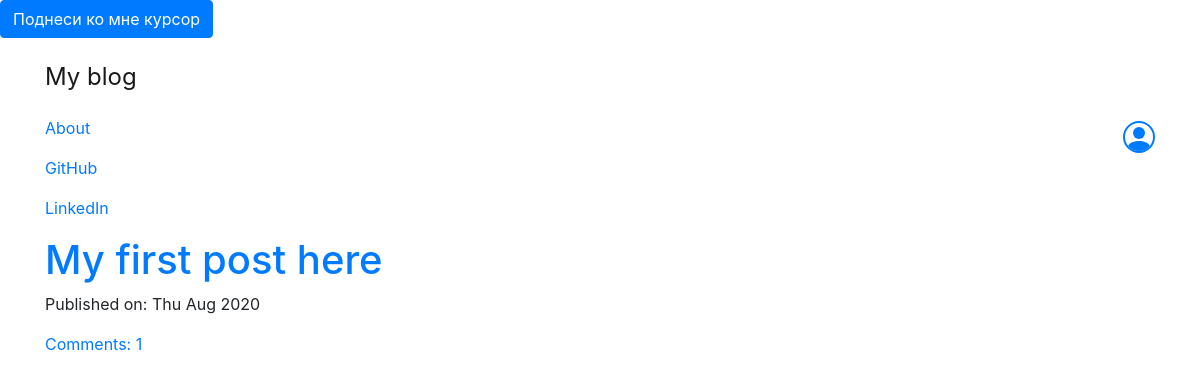
Before: / with the older database file.
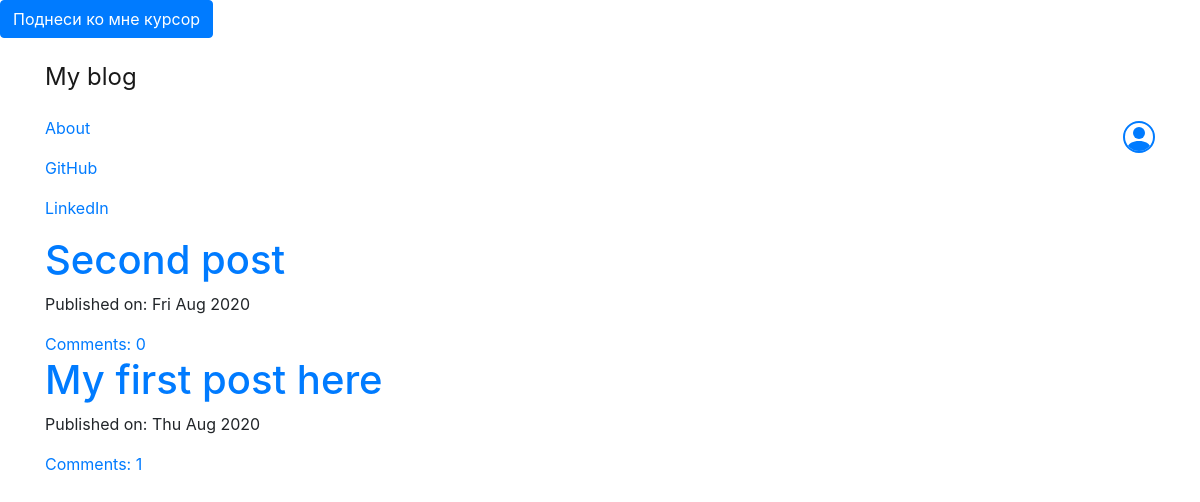
After: the same page with the newer database file.
### myblog/models.py (models this page shows, shortened)
class Post(models.Model):
    author = models.ForeignKey('auth.User', on_delete=models.CASCADE)
    title = models.CharField(max_length=200)
    text = models.TextField()
    create_date = models.DateTimeField(default=timezone.now) #не выполняем функцию, а апередаем ее. А то выполнится вот прям щас, а не в момент создания поста
    published_date = models.DateTimeField(blank=True, null=True)
    def approve_comments(self):
        return self.comments.filter(approved_comment=True)

### myblog/views.py (the view)
# urls.py: path('', views.PostListView.as_view(), name='post_list'),
class PostListView(ListView):
    model = Post
    def get_queryset(self):
        return Post.objects.filter(published_date__lte=timezone.now()).order_by('-published_date')

### myblog/template/myblog/post_list.html
{% extends 'myblog/base.html' %}
{% block content %}
<div class='centerstage'>
    {% for post in post_list %}
    <div class='post'>
        <h1><a href="{% url 'post_detail' pk=post.pk %}">{{ post.title }}</a></h1>
        <div class='date'>
            <p>Published on: {{ post.published_date|date:"D M Y" }}</p>
        </div>
        <a href="{% url 'post_detail' pk=post.pk %}">Comments: {{ post.approve_comments.count }}</a>
    </div>
    {% endfor %}
</div>
{% endblock %}

### myblog/template/myblog/base.html (shortened to what this page needs)
<!DOCTYPE html>
{% load static %}
<html lang="en">
<head>
    <link rel="stylesheet" href="https://stackpath.bootstrapcdn.com/bootstrap/4.5.2/css/bootstrap.min.css">
    <link rel="stylesheet" href="//cdn.jsdelivr.net/npm/medium-editor@latest/dist/css/medium-editor.min.css" type="text/css" media="screen" charset="utf-8">
    <link rel="stylesheet" href="{% static 'css/blog.css' %}">
</head>
<body class='loader'>
    <button type="button" class="btn btn-primary" data-toggle="popover"
  title="Ehf" data-content="Ура, Bootstrap 4 работает">
    Поднеси ко мне курсор
    </button>
    <nav class='navbar navbar-light'>
        <div class='container'>
            <ul class='navbar-nav mr-auto'>
                <li class="nav-link"><a class='navbar-brand bigbrand' href="{% url 'post_list' %}">My blog</a></li>
                <li class="nav-link"><a href="{% url 'about' %}">About</a></li>
                <li class="nav-link"><a href="https://www.github.com">GitHub</a></li>
                <li class="nav-link"><a href="https://www.linkedin.com">LinkedIn</a></li>
            </ul>
            <ul class='navbar-nav'>
                {% if user.is_authenticated %}
                <li><a href="{% url 'post_new' %}">New Post</a></li>
                <li><a href="{% url 'post_draft_list' %}">Drafts</a></li>
                <li><a href="{% url 'logout' %}">Log Out</a></li>
                <li><a>Welcome, {{ user.username }}</a></li>
                {% else %}
                <li><a class='navbar-nav' href="{% url 'login' %}">
                </a></li>
                {% endif %}
            </ul>
        </div>
    </nav>
    <div class='content container'>
        <div class='row'>
            <div class='col-md-8'>
                <div class='blog_posts'>
                    {% block content %}
                    {% endblock %}
                </div>
            </div>
        </div>
    </div>
</body>
</html>

### myblog/static/css/blog.css (style rules this page uses)
.bigbrand { font-size: 1.5em; }
.centerstage { margin-left: auto; margin-right: auto; }
.loader { filter: hue-rotate(0deg); color: linear-gradient(45deg,#0f8,#08f); animation: hue 5000ms infinite linear; }

Changed rows visible on the page:
added Post: title "Second post", published_date "Fri Aug 2020", approve_comments.count "0"
